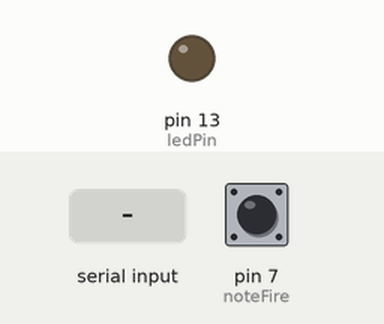
Recording of a sketch running on a simulated Teensy 3. Parts: output pins drawn as LEDs (lit = HIGH). Dashed ring = blinking. The inputs (shaded band) are chosen by the test bench; at power-on: pin 7 (noteFire) HIGH. Random numbers use the default seed unless the sketch sets one; what the sketch prints to the serial monitor is not drawn.

Above: at 1.2 s.
1.3 s: "1\n" received over Serial
At 1.55 s:
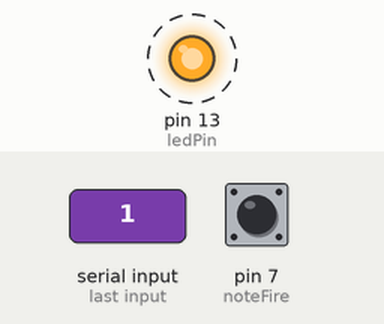
Timing chart, 0 to 4.3 s (numbered marks = the images above; inputs shaded):
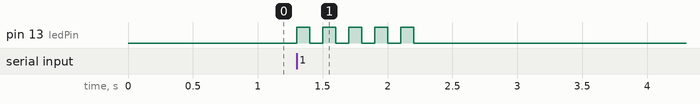

The sketch:

MIDI_Serial_teensy_test1.ino
```cpp
//Sends random notes from a Teensy 3.x out on USB MIDI
// when pin 7 is grounded
// Select USB Type = Serial + MIDI in the tools menu
// Mike Cook Jan 2018

const int channel = 1;
int noteFire = 7 ; // push buton to trigger random notes
char buf[30];
boolean newMessage = false;
byte ledPin = 13;

void setup() {
Serial.begin(250000);
Serial.println("Serial / MIDI test");
pinMode(noteFire,INPUT_PULLUP);
pinMode(ledPin,OUTPUT);
}

//loop: wait for serial data, and interpret the message
void loop () {
 if(digitalRead(noteFire) == 0) sendRandomNote();
 if(Serial.available() > 0) readIncomming();
 if(newMessage) handleMessage(); // do something with message
 if((millis() & 0xFFF) == 0xFFF) sendTest(); // test message to processing
 }

void sendTest(){
  Serial.println("Teensy is running");
  delay(1);
}

void handleMessage(){
 // do something with the message - here just flash LED
 for(int i=0; i<10; i++){ // make this an odd number to leave the LED toggled
  digitalWrite(ledPin,!(digitalRead(ledPin))); // toggle LED
  delay(100);
 }
 echoMessage();
 newMessage = false; // ready for next messaage
}

void echoMessage(){
  Serial.print(" echoing:- ");
  int i=0;
  while(buf[i] != 10){
    Serial.write(buf[i]);
    i+=1;
  }
  Serial.write(10);
}

void readIncomming(){
  static int i=0;
 while(Serial.available() > 0 && newMessage == false) {
  buf[i] = Serial.read();
  if(buf[i] == 10) {  // LF recieved
    newMessage = true;
    i=0;
  }
  else {
  i+=1;
  }
 }
}

void sendRandomNote(){
    int d1 = random(100, 1000); // length of note
  int d2 = random(800, 1000); // time between notes
  byte note = random(35,54); // what note number to send in Ableton drum range
  usbMIDI.sendNoteOn(note, 99, channel); // fixed velocity of 99
  delay(d1);
  usbMIDI.sendNoteOff(note, 99, channel);
  delay(d2);
 }
```

Measured:
- after the input at 1.3 s, pin 13 (ledPin): alternates HIGH for 0.10 s and LOW for 0.10 s, 10 changes in all, then stays LOW, starting at once
